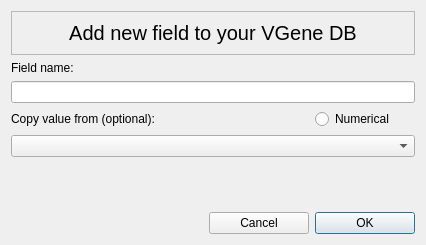
<?xml version="1.0" encoding="UTF-8"?>
<ui version="4.0">
 <class>NewFieldDialog</class>
 <widget class="QDialog" name="NewFieldDialog">
  <property name="geometry">
   <rect>
    <x>0</x>
    <y>0</y>
    <width>426</width>
    <height>245</height>
   </rect>
  </property>
  <property name="windowTitle">
   <string>Dialog</string>
  </property>
  <layout class="QGridLayout" name="gridLayout_2">
   <item row="4" column="0" colspan="3">
    <widget class="QComboBox" name="comboBoxFrom"/>
   </item>
   <item row="3" column="0">
    <widget class="QLabel" name="label_2">
     <property name="text">
      <string>Copy value from (optional): </string>
     </property>
    </widget>
   </item>
   <item row="3" column="2">
    <widget class="QRadioButton" name="radioButton">
     <property name="text">
      <string>Numerical</string>
     </property>
    </widget>
   </item>
   <item row="2" column="0" colspan="3">
    <widget class="QLineEdit" name="lineEdit"/>
   </item>
   <item row="5" column="0" colspan="3">
    <layout class="QGridLayout" name="gridLayoutFig"/>
   </item>
   <item row="1" column="0">
    <widget class="QLabel" name="label">
     <property name="text">
      <string>Field name:</string>
     </property>
    </widget>
   </item>
   <item row="7" column="0">
    <spacer name="horizontalSpacer">
     <property name="orientation">
      <enum>Qt::Horizontal</enum>
     </property>
     <property name="sizeHint" stdset="0">
      <size>
       <width>233</width>
       <height>20</height>
      </size>
     </property>
    </spacer>
   </item>
   <item row="7" column="2">
    <widget class="QPushButton" name="OK">
     <property name="minimumSize">
      <size>
       <width>100</width>
       <height>0</height>
      </size>
     </property>
     <property name="maximumSize">
      <size>
       <width>100</width>
       <height>16777215</height>
      </size>
     </property>
     <property name="text">
      <string>OK</string>
     </property>
     <property name="default">
      <bool>true</bool>
     </property>
    </widget>
   </item>
   <item row="0" column="0" colspan="3">
    <widget class="QFrame" name="frame">
     <property name="frameShape">
      <enum>QFrame::StyledPanel</enum>
     </property>
     <property name="frameShadow">
      <enum>QFrame::Raised</enum>
     </property>
     <layout class="QGridLayout" name="gridLayout">
      <item row="0" column="0">
       <widget class="QLabel" name="label_3">
        <property name="font">
         <font>
          <pointsize>15</pointsize>
         </font>
        </property>
        <property name="text">
         <string>Add new field to your VGene DB</string>
        </property>
        <property name="alignment">
         <set>Qt::AlignCenter</set>
        </property>
       </widget>
      </item>
     </layout>
    </widget>
   </item>
   <item row="7" column="1">
    <widget class="QPushButton" name="Cancel">
     <property name="minimumSize">
      <size>
       <width>100</width>
       <height>0</height>
      </size>
     </property>
     <property name="maximumSize">
      <size>
       <width>100</width>
       <height>16777215</height>
      </size>
     </property>
     <property name="text">
      <string>Cancel</string>
     </property>
    </widget>
   </item>
   <item row="6" column="0">
    <spacer name="verticalSpacer">
     <property name="orientation">
      <enum>Qt::Vertical</enum>
     </property>
     <property name="sizeHint" stdset="0">
      <size>
       <width>20</width>
       <height>40</height>
      </size>
     </property>
    </spacer>
   </item>
  </layout>
 </widget>
 <resources/>
 <connections/>
</ui>
